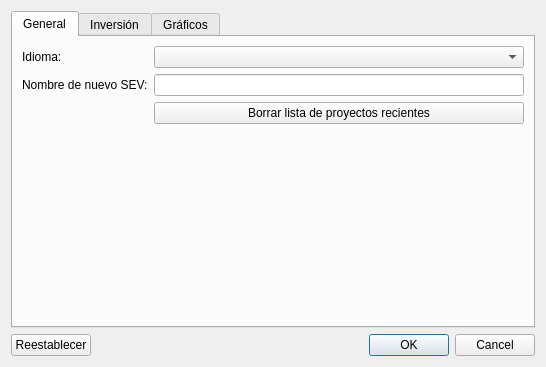
<?xml version="1.0" encoding="UTF-8"?>
<ui version="4.0">
 <class>QVESSettingsDialog</class>
 <widget class="QDialog" name="QVESSettingsDialog">
  <property name="geometry">
   <rect>
    <x>0</x>
    <y>0</y>
    <width>546</width>
    <height>367</height>
   </rect>
  </property>
  <property name="sizePolicy">
   <sizepolicy hsizetype="MinimumExpanding" vsizetype="MinimumExpanding">
    <horstretch>0</horstretch>
    <verstretch>0</verstretch>
   </sizepolicy>
  </property>
  <property name="windowTitle">
   <string>Configuración</string>
  </property>
  <layout class="QGridLayout" name="gridLayout_6">
   <item row="0" column="0">
    <widget class="QTabWidget" name="tabWidget">
     <property name="currentIndex">
      <number>0</number>
     </property>
     <widget class="QWidget" name="generalTab">
      <attribute name="title">
       <string>General</string>
      </attribute>
      <layout class="QFormLayout" name="formLayout">
       <item row="0" column="0">
        <widget class="QLabel" name="languageLabel">
         <property name="text">
          <string>Idioma:</string>
         </property>
        </widget>
       </item>
       <item row="0" column="1">
        <widget class="QComboBox" name="languageComboBox">
         <property name="toolTip">
          <string>&lt;html&gt;&lt;head/&gt;&lt;body&gt;&lt;p&gt;Los cambios en el idioma se verán después de reiniciar QVES.&lt;/p&gt;&lt;/body&gt;&lt;/html&gt;</string>
         </property>
        </widget>
       </item>
       <item row="1" column="0">
        <widget class="QLabel" name="defaultVESNameLabel">
         <property name="text">
          <string>Nombre de nuevo SEV:</string>
         </property>
        </widget>
       </item>
       <item row="1" column="1">
        <widget class="QLineEdit" name="defaultVESNameLineEdit"/>
       </item>
       <item row="2" column="1">
        <widget class="QPushButton" name="clearRecentsPushButton">
         <property name="text">
          <string>Borrar lista de proyectos recientes</string>
         </property>
        </widget>
       </item>
      </layout>
     </widget>
     <widget class="QWidget" name="inversionTab">
      <attribute name="title">
       <string>Inversión</string>
      </attribute>
      <layout class="QGridLayout" name="gridLayout_5">
       <item row="0" column="0">
        <widget class="QGroupBox" name="zohdyGroupBox">
         <property name="title">
          <string>Opciones de Zohdy</string>
         </property>
         <layout class="QGridLayout" name="gridLayout">
          <item row="2" column="1">
           <widget class="QLabel" name="thresholdLabel">
            <property name="text">
             <string>Tolerancia:</string>
            </property>
           </widget>
          </item>
          <item row="0" column="1" colspan="2">
           <widget class="QComboBox" name="zohdyFiltersComboBox"/>
          </item>
          <item row="2" column="0">
           <widget class="QCheckBox" name="autoDarZarroukCheckBox">
            <property name="text">
             <string>Auto Dar Zarrouk</string>
            </property>
            <property name="checked">
             <bool>true</bool>
            </property>
           </widget>
          </item>
          <item row="0" column="0">
           <widget class="QLabel" name="preferredFilterLabel">
            <property name="text">
             <string>Filtro preferido:</string>
            </property>
           </widget>
          </item>
          <item row="2" column="2">
           <widget class="QDoubleSpinBox" name="thresholdDoubleSpinBox">
            <property name="toolTip">
             <string>&lt;html&gt;&lt;head/&gt;&lt;body&gt;&lt;p&gt;Sólo las capas contiguas cuya diferencia entre el logaritmo en base 10 de las resistividades sea menor a la tolerancia serán fusionadas.&lt;/p&gt;&lt;/body&gt;&lt;/html&gt;</string>
            </property>
            <property name="alignment">
             <set>Qt::AlignCenter</set>
            </property>
            <property name="minimum">
             <double>0.010000000000000</double>
            </property>
            <property name="maximum">
             <double>0.500000000000000</double>
            </property>
            <property name="singleStep">
             <double>0.010000000000000</double>
            </property>
            <property name="value">
             <double>0.120000000000000</double>
            </property>
           </widget>
          </item>
         </layout>
        </widget>
       </item>
       <item row="1" column="0">
        <widget class="QGroupBox" name="vfsaGroupBox">
         <property name="title">
          <string>Opciones de Very Fast Simulated Annealing</string>
         </property>
         <layout class="QFormLayout" name="formLayout_2">
          <item row="0" column="0">
           <layout class="QGridLayout" name="gridLayout_2">
            <item row="1" column="3" colspan="2">
             <widget class="QSpinBox" name="vfsaIterationPerSolutionsSpinBox">
              <property name="alignment">
               <set>Qt::AlignCenter</set>
              </property>
              <property name="minimum">
               <number>100</number>
              </property>
              <property name="maximum">
               <number>10000</number>
              </property>
              <property name="singleStep">
               <number>100</number>
              </property>
              <property name="value">
               <number>1000</number>
              </property>
             </widget>
            </item>
            <item row="3" column="0" colspan="2">
             <widget class="QLabel" name="vfsaNumberOfBedLabel">
              <property name="text">
               <string>Cantidad de capas:</string>
              </property>
             </widget>
            </item>
            <item row="0" column="3" colspan="2">
             <widget class="QSpinBox" name="vfsaSolutionsSpinBox">
              <property name="alignment">
               <set>Qt::AlignCenter</set>
              </property>
              <property name="minimum">
               <number>5</number>
              </property>
              <property name="maximum">
               <number>30</number>
              </property>
              <property name="value">
               <number>10</number>
              </property>
             </widget>
            </item>
            <item row="2" column="3" colspan="2">
             <widget class="QSpinBox" name="vfsaMovesPerTemperatureSpinBox">
              <property name="alignment">
               <set>Qt::AlignCenter</set>
              </property>
              <property name="minimum">
               <number>10</number>
              </property>
              <property name="maximum">
               <number>30</number>
              </property>
              <property name="value">
               <number>20</number>
              </property>
             </widget>
            </item>
            <item row="3" column="3" colspan="2">
             <widget class="QSpinBox" name="vfsaNumberOfBedSpinBox">
              <property name="alignment">
               <set>Qt::AlignCenter</set>
              </property>
              <property name="minimum">
               <number>2</number>
              </property>
              <property name="maximum">
               <number>20</number>
              </property>
              <property name="value">
               <number>3</number>
              </property>
             </widget>
            </item>
            <item row="0" column="0" colspan="2">
             <widget class="QLabel" name="vfsaSolutionsLabel">
              <property name="text">
               <string>Total de soluciones:</string>
              </property>
             </widget>
            </item>
            <item row="2" column="0" colspan="2">
             <widget class="QLabel" name="vfsaMovesPerTemperatureLabel">
              <property name="text">
               <string>Movimientos por temperatura:</string>
              </property>
             </widget>
            </item>
            <item row="1" column="0" colspan="2">
             <widget class="QLabel" name="vfsaIterationPerSolutionslabel">
              <property name="text">
               <string>Iteraciones por solución:</string>
              </property>
             </widget>
            </item>
           </layout>
          </item>
          <item row="0" column="1">
           <layout class="QGridLayout" name="gridLayout_3">
            <item row="2" column="0" colspan="3">
             <widget class="QLabel" name="vfsaMinPDFLabel">
              <property name="text">
               <string>Probabilidad mínima:</string>
              </property>
             </widget>
            </item>
            <item row="2" column="3">
             <widget class="QDoubleSpinBox" name="vfsaMinPDFDoubleSpinBox">
              <property name="alignment">
               <set>Qt::AlignCenter</set>
              </property>
              <property name="decimals">
               <number>4</number>
              </property>
              <property name="minimum">
               <double>0.500000000000000</double>
              </property>
              <property name="maximum">
               <double>0.900000000000000</double>
              </property>
              <property name="singleStep">
               <double>0.010000000000000</double>
              </property>
              <property name="value">
               <double>0.682500000000000</double>
              </property>
             </widget>
            </item>
            <item row="1" column="3">
             <widget class="QDoubleSpinBox" name="vfsaMaxErrorDoubleSpinBox">
              <property name="alignment">
               <set>Qt::AlignCenter</set>
              </property>
              <property name="decimals">
               <number>4</number>
              </property>
              <property name="minimum">
               <double>0.000100000000000</double>
              </property>
              <property name="maximum">
               <double>0.010000000000000</double>
              </property>
              <property name="singleStep">
               <double>0.001000000000000</double>
              </property>
              <property name="value">
               <double>0.001000000000000</double>
              </property>
             </widget>
            </item>
            <item row="0" column="3">
             <widget class="QDoubleSpinBox" name="vfsaInitialTemperatureDoubleSpinBox">
              <property name="alignment">
               <set>Qt::AlignCenter</set>
              </property>
              <property name="decimals">
               <number>3</number>
              </property>
              <property name="minimum">
               <double>0.001000000000000</double>
              </property>
              <property name="maximum">
               <double>0.100000000000000</double>
              </property>
              <property name="singleStep">
               <double>0.001000000000000</double>
              </property>
              <property name="value">
               <double>0.010000000000000</double>
              </property>
             </widget>
            </item>
            <item row="0" column="0" colspan="3">
             <widget class="QLabel" name="vfsaInitialTemperatureLabel">
              <property name="text">
               <string>Temperatura inicial:</string>
              </property>
             </widget>
            </item>
            <item row="1" column="0" colspan="3">
             <widget class="QLabel" name="vfsaMaxErrorlabel">
              <property name="text">
               <string>Error interno máximo:</string>
              </property>
             </widget>
            </item>
           </layout>
          </item>
         </layout>
        </widget>
       </item>
      </layout>
     </widget>
     <widget class="QWidget" name="graphicsTab">
      <attribute name="title">
       <string>Gráficos</string>
      </attribute>
      <layout class="QFormLayout" name="formLayout_4">
       <item row="0" column="0">
        <widget class="QLabel" name="chartThemeLabel">
         <property name="text">
          <string>Tema del gráfico:</string>
         </property>
        </widget>
       </item>
       <item row="0" column="1">
        <widget class="QComboBox" name="chartThemeComboBox"/>
       </item>
       <item row="1" column="0" colspan="2">
        <widget class="QGroupBox" name="seriesPropertiesGroupBox">
         <property name="title">
          <string>Propiedades de las series</string>
         </property>
         <layout class="QFormLayout" name="formLayout_3">
          <item row="0" column="0">
           <widget class="QListWidget" name="seriesListWidget">
            <property name="sizePolicy">
             <sizepolicy hsizetype="Expanding" vsizetype="Expanding">
              <horstretch>0</horstretch>
              <verstretch>0</verstretch>
             </sizepolicy>
            </property>
           </widget>
          </item>
          <item row="0" column="1">
           <layout class="QGridLayout" name="gridLayout_4">
            <item row="0" column="0" colspan="2">
             <widget class="QPushButton" name="colorPushButton">
              <property name="text">
               <string>Seleccione un color...</string>
              </property>
             </widget>
            </item>
            <item row="1" column="0">
             <widget class="QLabel" name="sizeLabel">
              <property name="text">
               <string>Tamaño:</string>
              </property>
             </widget>
            </item>
            <item row="1" column="1">
             <widget class="QDoubleSpinBox" name="sizeDoubleSpinBox">
              <property name="alignment">
               <set>Qt::AlignCenter</set>
              </property>
              <property name="decimals">
               <number>1</number>
              </property>
              <property name="minimum">
               <double>2.000000000000000</double>
              </property>
              <property name="maximum">
               <double>15.000000000000000</double>
              </property>
              <property name="value">
               <double>8.000000000000000</double>
              </property>
             </widget>
            </item>
            <item row="2" column="0">
             <widget class="QLabel" name="pointSymbolTypeLabel">
              <property name="text">
               <string>Símbolo:</string>
              </property>
             </widget>
            </item>
            <item row="2" column="1">
             <widget class="QComboBox" name="pointSymbolTypeComboBox"/>
            </item>
           </layout>
          </item>
         </layout>
        </widget>
       </item>
      </layout>
     </widget>
    </widget>
   </item>
   <item row="1" column="0">
    <layout class="QHBoxLayout" name="horizontalLayout">
     <item>
      <widget class="QPushButton" name="resetSettingsPushButton">
       <property name="text">
        <string>Reestablecer</string>
       </property>
      </widget>
     </item>
     <item>
      <widget class="QDialogButtonBox" name="buttonBox">
       <property name="orientation">
        <enum>Qt::Horizontal</enum>
       </property>
       <property name="standardButtons">
        <set>QDialogButtonBox::Cancel|QDialogButtonBox::Ok</set>
       </property>
      </widget>
     </item>
    </layout>
   </item>
  </layout>
 </widget>
 <resources/>
 <connections>
  <connection>
   <sender>buttonBox</sender>
   <signal>accepted()</signal>
   <receiver>QVESSettingsDialog</receiver>
   <slot>accept()</slot>
   <hints>
    <hint type="sourcelabel">
     <x>227</x>
     <y>352</y>
    </hint>
    <hint type="destinationlabel">
     <x>157</x>
     <y>274</y>
    </hint>
   </hints>
  </connection>
  <connection>
   <sender>buttonBox</sender>
   <signal>rejected()</signal>
   <receiver>QVESSettingsDialog</receiver>
   <slot>reject()</slot>
   <hints>
    <hint type="sourcelabel">
     <x>295</x>
     <y>358</y>
    </hint>
    <hint type="destinationlabel">
     <x>286</x>
     <y>274</y>
    </hint>
   </hints>
  </connection>
 </connections>
</ui>
